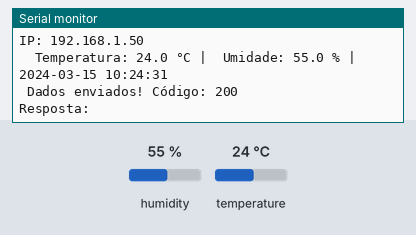
Recording of a sketch running on a simulated ESP32. Parts: the last lines printed to the serial monitor. The inputs (shaded band) are chosen by the test bench; at power-on: humidity 55 %, temperature 24 °C. WiFi joins after 1.5 s; servers stay silent unless stated; network time is answered at once with the bench clock; uploads are accepted with an empty reply; the local clock reads 2024-03-15 10:24:30 at power-on unless the sketch sets it.

Above: at 2.7 s.
2.8 s: humidity set to 22 %
10.5 s: temperature set to 12 °C
At 11.94 s:
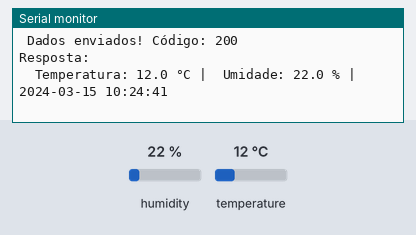
18.2 s: humidity set to 40 %
At 22.9 s:
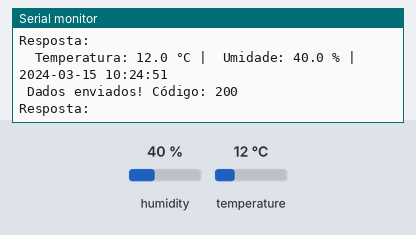

The sketch:

ddht.ino
```cpp
#include <WiFi.h>
#include <HTTPClient.h>
#include <DHT.h>
#include <NTPClient.h>
#include <WiFiUdp.h>

// ===== CONFIGURAÇÕES DE REDE =====
const char* ssid     = "lele";       // Substitua pelo seu WiFi
const char* password = "12345678";      // Senha do WiFi

// ===== CONFIGURAÇÃO DA API =====
// Substituir pelo script gerado para a sua planilha
const char* serverName = "https://script.google.com/macros/s/AKfycbzxeaV2tsR4D_TjCl4UA9twhI-533K0L_zZsM0Wc5GBUghK315wFTH7_IwOqQmICx4y/exec";

// ===== SENSOR DHT =====
#define DHTPIN 14        // GPIO14
#define DHTTYPE DHT11
DHT dht(DHTPIN, DHTTYPE);

// ===== CONFIGURAÇÃO NTP =====
WiFiUDP ntpUDP;
NTPClient timeClient(ntpUDP, "pool.ntp.org", -3 * 3600, 60000); // fuso -3h, atualização a cada 60s

void setup() {
  Serial.begin(115200);

  // Conexão WiFi
  WiFi.begin(ssid, password);
  Serial.print("Conectando ao WiFi");
  while (WiFi.status() != WL_CONNECTED) {
    delay(500);
    Serial.print(".");
  }

  Serial.println("\n WiFi conectado!");
  Serial.print("IP: ");
  Serial.println(WiFi.localIP());

  // Inicializa sensor DHT
  dht.begin();

  // Inicializa NTP
  timeClient.begin();
}

void loop() {
  // Atualiza NTP
  timeClient.update();
  unsigned long epochTime = timeClient.getEpochTime();

  // Converte para data legível
  struct tm *ptm = gmtime((time_t *)&epochTime);
  int dia = ptm->tm_mday;
  int mes = ptm->tm_mon + 1;
  int ano = ptm->tm_year + 1900;

  String dataHora = String(ano) + "-" + (mes < 10 ? "0" : "") + String(mes) + "-" +
                    (dia < 10 ? "0" : "") + String(dia) + " " +
                    timeClient.getFormattedTime(); // YYYY-MM-DD HH:MM:SS

  // Lê DHT11
  float h = dht.readHumidity();
  float t = dht.readTemperature();

  if (isnan(h) || isnan(t)) {
    Serial.println("Falha ao ler DHT11");
    delay(2000);
    return;
  }

  Serial.printf("  Temperatura: %.1f °C |  Umidade: %.1f %% |  %s\n", t, h, dataHora.c_str());

  // Envia para API se WiFi conectado
  if (WiFi.status() == WL_CONNECTED) {
    HTTPClient http;
    http.begin(serverName);               // URL da API
    http.addHeader("Content-Type", "application/json");

    // Monta JSON com API Key
    String jsonData = "{";
    jsonData += "\"dataHora\":\"" + dataHora + "\",";
    jsonData += "\"temperatura\":" + String(t, 1) + ",";
    jsonData += "\"umidade\":" + String(h, 1) + ",";
    jsonData += "\"sensor\":\"Temp - Umid sala_Uaian\",";
    jsonData += "\"apiKey\":\"SOLUCOES_IOT_SENAI501\"";
    jsonData += "}";

    // Envia POST
    int httpResponseCode = http.POST(jsonData);

    if (httpResponseCode > 0) {
      String payload = http.getString();
      Serial.printf(" Dados enviados! Código: %d\n", httpResponseCode);
      Serial.println("Resposta: " + payload);
    } else {
      Serial.printf(" Erro no envio. Código: %d\n", httpResponseCode);
    }

    http.end();
  } else {
    Serial.println("WiFi desconectado");
  }

  delay(10000); // envia a cada 10 segundos
}
```

Measured:
- after the input at 10.5 s, the serial monitor: prints a new line after 1.3 s (image 1)
- after the input at 18.2 s, the serial monitor: prints a new line after 3.8 s (image 2)
